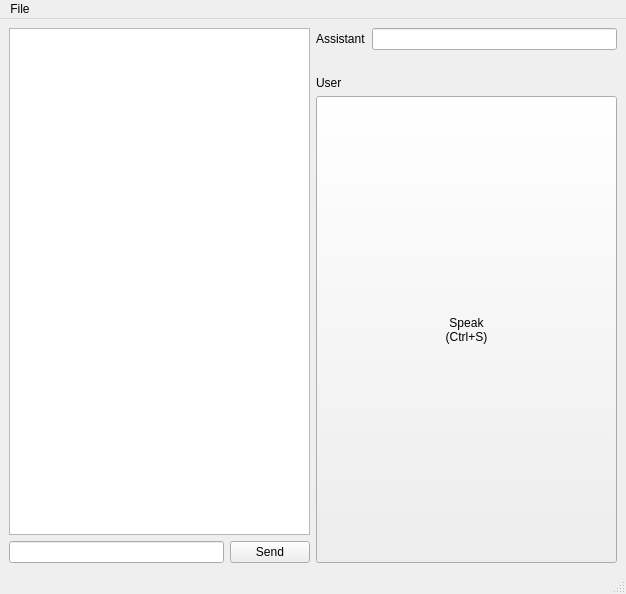
<?xml version="1.0" encoding="UTF-8"?>
<ui version="4.0">
 <class>MainWindow</class>
 <widget class="QMainWindow" name="MainWindow">
  <property name="geometry">
   <rect>
    <x>0</x>
    <y>0</y>
    <width>626</width>
    <height>594</height>
   </rect>
  </property>
  <property name="windowTitle">
   <string>Bar assistant</string>
  </property>
  <widget class="QWidget" name="centralwidget">
   <layout class="QHBoxLayout" name="horizontalLayout">
    <item>
     <layout class="QVBoxLayout" name="verticalLayout_4">
      <item>
       <widget class="QTextEdit" name="chat">
        <property name="enabled">
         <bool>true</bool>
        </property>
        <property name="sizePolicy">
         <sizepolicy hsizetype="Expanding" vsizetype="Expanding">
          <horstretch>0</horstretch>
          <verstretch>0</verstretch>
         </sizepolicy>
        </property>
        <property name="readOnly">
         <bool>true</bool>
        </property>
       </widget>
      </item>
      <item>
       <layout class="QHBoxLayout" name="horizontalLayout_3">
        <item>
         <widget class="QLineEdit" name="userInput"/>
        </item>
        <item>
         <widget class="QPushButton" name="sendButton">
          <property name="text">
           <string>Send</string>
          </property>
         </widget>
        </item>
       </layout>
      </item>
     </layout>
    </item>
    <item>
     <layout class="QVBoxLayout" name="verticalLayout">
      <item>
       <layout class="QVBoxLayout" name="verticalLayout_3">
        <item>
         <layout class="QHBoxLayout" name="horizontalLayout_2">
          <item>
           <widget class="QLabel" name="label">
            <property name="sizePolicy">
             <sizepolicy hsizetype="Minimum" vsizetype="Minimum">
              <horstretch>0</horstretch>
              <verstretch>0</verstretch>
             </sizepolicy>
            </property>
            <property name="text">
             <string>Assistant</string>
            </property>
           </widget>
          </item>
          <item>
           <widget class="QLineEdit" name="status">
            <property name="enabled">
             <bool>true</bool>
            </property>
            <property name="sizePolicy">
             <sizepolicy hsizetype="Expanding" vsizetype="Minimum">
              <horstretch>0</horstretch>
              <verstretch>0</verstretch>
             </sizepolicy>
            </property>
            <property name="readOnly">
             <bool>true</bool>
            </property>
           </widget>
          </item>
         </layout>
        </item>
       </layout>
      </item>
      <item>
       <widget class="QLabel" name="avatar">
        <property name="sizePolicy">
         <sizepolicy hsizetype="Minimum" vsizetype="Minimum">
          <horstretch>0</horstretch>
          <verstretch>0</verstretch>
         </sizepolicy>
        </property>
        <property name="maximumSize">
         <size>
          <width>250</width>
          <height>250</height>
         </size>
        </property>
        <property name="text">
         <string>&lt;html&gt;&lt;head/&gt;&lt;body&gt;&lt;p&gt;&lt;img src=&quot;:/newPrefix/talking.gif&quot;/&gt;&lt;/p&gt;&lt;/body&gt;&lt;/html&gt;</string>
        </property>
       </widget>
      </item>
      <item>
       <layout class="QVBoxLayout" name="userArea">
        <item>
         <widget class="QLabel" name="label_2">
          <property name="sizePolicy">
           <sizepolicy hsizetype="Preferred" vsizetype="Minimum">
            <horstretch>0</horstretch>
            <verstretch>0</verstretch>
           </sizepolicy>
          </property>
          <property name="text">
           <string>User</string>
          </property>
         </widget>
        </item>
        <item>
         <widget class="QPushButton" name="speakButton">
          <property name="sizePolicy">
           <sizepolicy hsizetype="Expanding" vsizetype="Expanding">
            <horstretch>0</horstretch>
            <verstretch>0</verstretch>
           </sizepolicy>
          </property>
          <property name="maximumSize">
           <size>
            <width>100000</width>
            <height>16777215</height>
           </size>
          </property>
          <property name="text">
           <string>Speak
(Ctrl+S)</string>
          </property>
         </widget>
        </item>
       </layout>
      </item>
     </layout>
    </item>
   </layout>
  </widget>
  <widget class="QMenuBar" name="menubar">
   <property name="geometry">
    <rect>
     <x>0</x>
     <y>0</y>
     <width>626</width>
     <height>21</height>
    </rect>
   </property>
   <widget class="QMenu" name="menuMap">
    <property name="title">
     <string>File</string>
    </property>
    <addaction name="actionQuit"/>
   </widget>
   <addaction name="menuMap"/>
  </widget>
  <widget class="QStatusBar" name="statusbar"/>
  <action name="actionQuit">
   <property name="text">
    <string>Quit</string>
   </property>
  </action>
 </widget>
 <tabstops>
  <tabstop>sendButton</tabstop>
  <tabstop>speakButton</tabstop>
  <tabstop>status</tabstop>
 </tabstops>
 <resources/>
 <connections>
  <connection>
   <sender>actionQuit</sender>
   <signal>triggered()</signal>
   <receiver>MainWindow</receiver>
   <slot>close()</slot>
   <hints>
    <hint type="sourcelabel">
     <x>-1</x>
     <y>-1</y>
    </hint>
    <hint type="destinationlabel">
     <x>399</x>
     <y>299</y>
    </hint>
   </hints>
  </connection>
  <connection>
   <sender>userInput</sender>
   <signal>returnPressed()</signal>
   <receiver>sendButton</receiver>
   <slot>click()</slot>
   <hints>
    <hint type="sourcelabel">
     <x>573</x>
     <y>508</y>
    </hint>
    <hint type="destinationlabel">
     <x>773</x>
     <y>509</y>
    </hint>
   </hints>
  </connection>
 </connections>
</ui>
